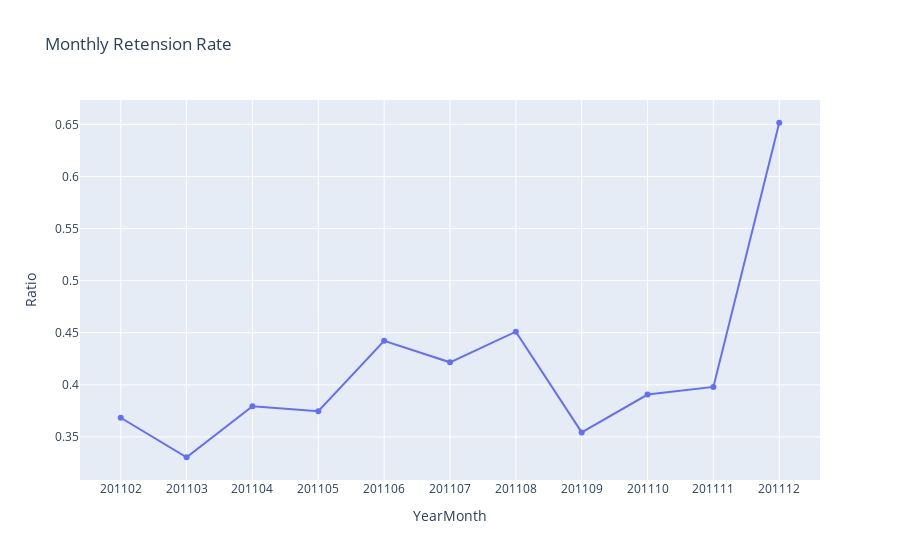

The notebook cell saved with this chart:
### Code cell
plot_data = [
    go.Scatter(
        x = df_retension_data["InvoiceYearMonth"],
        y = df_retension_data["RetentionRate"],
    )
]
plot_layout = go.Layout(
    xaxis={"type":"category"},
    title = "Monthly Retension Rate",
    

)
fig = go.Figure(data=plot_data, layout=plot_layout)
fig.update_xaxes(title_text="YearMonth")
fig.update_yaxes(title_text="Retension Rate")
fig.show()

### Figure 1 — Plotly figure (JSON) as saved in the notebook; plotly's stock layout.template omitted (floating-point values rounded to 4 significant figures)
{"data": [{"type": "scatter", "x": [201102, 201103, 201104, 201105, 201106, 201107, 201108, 201109, 201110, 201111, 201112], "y": [0.3683, 0.3304, 0.3794, 0.3746, 0.4422, 0.4216, 0.451, 0.3543, 0.3907, 0.3979, 0.6515]}], "layout": {"title": {"text": "Monthly Retension Rate"}, "xaxis": {"title": {"text": "YearMonth"}, "type": "category"}, "yaxis": {"title": {"text": "Ratio"}}}}
